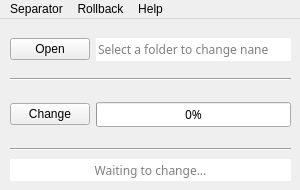
<?xml version="1.0" encoding="UTF-8"?>
<ui version="4.0">
 <class>MainWindow</class>
 <widget class="QMainWindow" name="MainWindow">
  <property name="geometry">
   <rect>
    <x>0</x>
    <y>0</y>
    <width>300</width>
    <height>190</height>
   </rect>
  </property>
  <property name="windowTitle">
   <string>MainWindow</string>
  </property>
  <widget class="QWidget" name="centralwidget">
   <widget class="Line" name="line">
    <property name="geometry">
     <rect>
      <x>10</x>
      <y>50</y>
      <width>281</width>
      <height>20</height>
     </rect>
    </property>
    <property name="orientation">
     <enum>Qt::Horizontal</enum>
    </property>
   </widget>
   <widget class="QWidget" name="horizontalLayoutWidget">
    <property name="geometry">
     <rect>
      <x>10</x>
      <y>10</y>
      <width>281</width>
      <height>41</height>
     </rect>
    </property>
    <layout class="QHBoxLayout" name="horizontalLayout">
     <item>
      <widget class="QPushButton" name="openPushButton">
       <property name="text">
        <string>Open</string>
       </property>
      </widget>
     </item>
     <item>
      <widget class="QLineEdit" name="addrLineEdit">
       <property name="font">
        <font>
         <family>微软雅黑</family>
        </font>
       </property>
       <property name="text">
        <string/>
       </property>
       <property name="frame">
        <bool>false</bool>
       </property>
       <property name="placeholderText">
        <string>Select a folder to change nane</string>
       </property>
      </widget>
     </item>
    </layout>
   </widget>
   <widget class="QWidget" name="horizontalLayoutWidget_2">
    <property name="geometry">
     <rect>
      <x>10</x>
      <y>70</y>
      <width>281</width>
      <height>51</height>
     </rect>
    </property>
    <layout class="QHBoxLayout" name="horizontalLayout_2">
     <item>
      <widget class="QPushButton" name="changePushButton">
       <property name="text">
        <string>Change</string>
       </property>
      </widget>
     </item>
     <item>
      <widget class="QProgressBar" name="progressBar">
       <property name="font">
        <font>
         <family>微软雅黑</family>
         <weight>50</weight>
         <bold>false</bold>
        </font>
       </property>
       <property name="value">
        <number>0</number>
       </property>
       <property name="alignment">
        <set>Qt::AlignCenter</set>
       </property>
       <property name="textVisible">
        <bool>true</bool>
       </property>
       <property name="textDirection">
        <enum>QProgressBar::TopToBottom</enum>
       </property>
      </widget>
     </item>
    </layout>
   </widget>
   <widget class="Line" name="line_2">
    <property name="geometry">
     <rect>
      <x>10</x>
      <y>120</y>
      <width>281</width>
      <height>20</height>
     </rect>
    </property>
    <property name="orientation">
     <enum>Qt::Horizontal</enum>
    </property>
   </widget>
   <widget class="QLineEdit" name="reminderLineEdit">
    <property name="geometry">
     <rect>
      <x>10</x>
      <y>140</y>
      <width>281</width>
      <height>22</height>
     </rect>
    </property>
    <property name="font">
     <font>
      <family>微软雅黑</family>
     </font>
    </property>
    <property name="text">
     <string/>
    </property>
    <property name="frame">
     <bool>false</bool>
    </property>
    <property name="alignment">
     <set>Qt::AlignCenter</set>
    </property>
    <property name="placeholderText">
     <string>Waiting to change...</string>
    </property>
   </widget>
  </widget>
  <widget class="QMenuBar" name="menuBar">
   <property name="geometry">
    <rect>
     <x>0</x>
     <y>0</y>
     <width>300</width>
     <height>21</height>
    </rect>
   </property>
   <widget class="QMenu" name="menuRoolback">
    <property name="title">
     <string>Rollback</string>
    </property>
    <addaction name="actionConfirm"/>
   </widget>
   <widget class="QMenu" name="menuHelp">
    <property name="title">
     <string>Help</string>
    </property>
    <addaction name="actionAbout"/>
   </widget>
   <widget class="QMenu" name="menuSeparator">
    <property name="title">
     <string>Separator</string>
    </property>
    <addaction name="plusAction"/>
    <addaction name="minusAction"/>
   </widget>
   <addaction name="menuSeparator"/>
   <addaction name="menuRoolback"/>
   <addaction name="menuHelp"/>
  </widget>
  <action name="actionConfirm">
   <property name="text">
    <string>Confirm?</string>
   </property>
  </action>
  <action name="actionAbout">
   <property name="text">
    <string>About NameChanger</string>
   </property>
  </action>
  <action name="plusAction">
   <property name="text">
    <string>+</string>
   </property>
  </action>
  <action name="minusAction">
   <property name="text">
    <string>-</string>
   </property>
  </action>
 </widget>
 <resources/>
 <connections/>
</ui>
